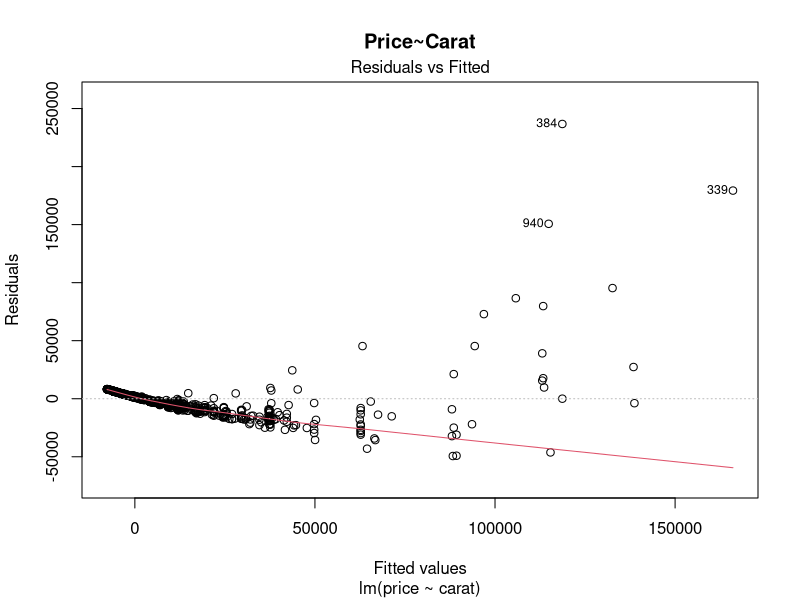
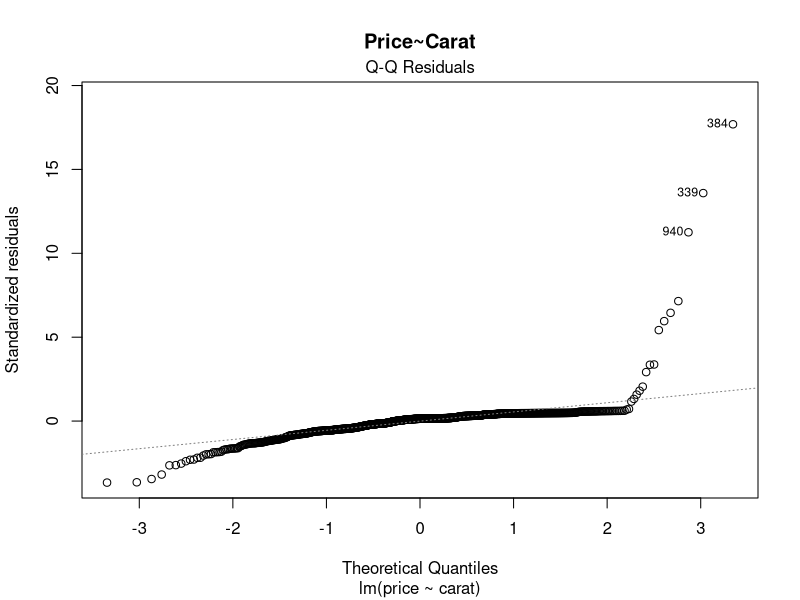
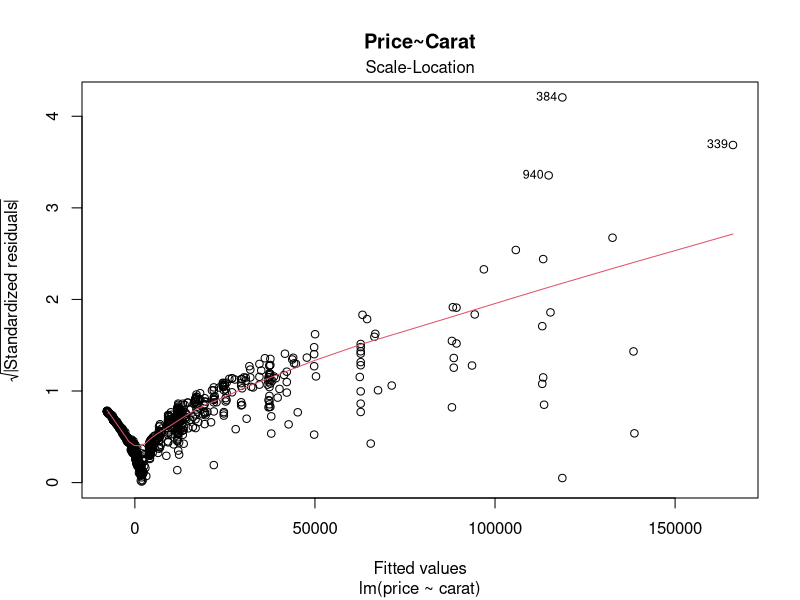
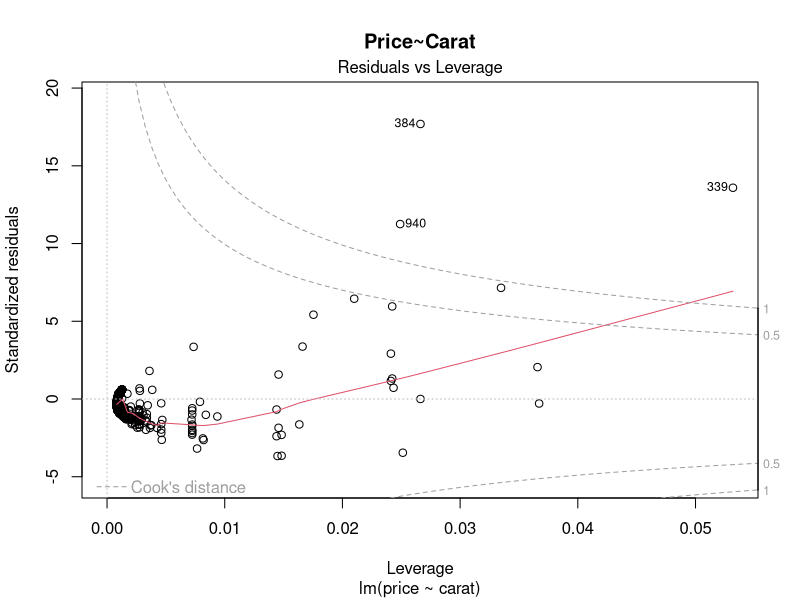
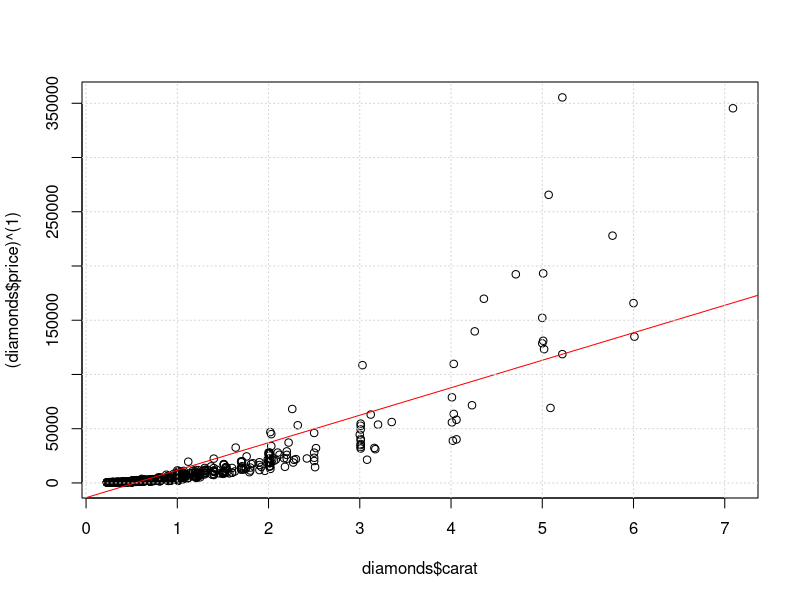
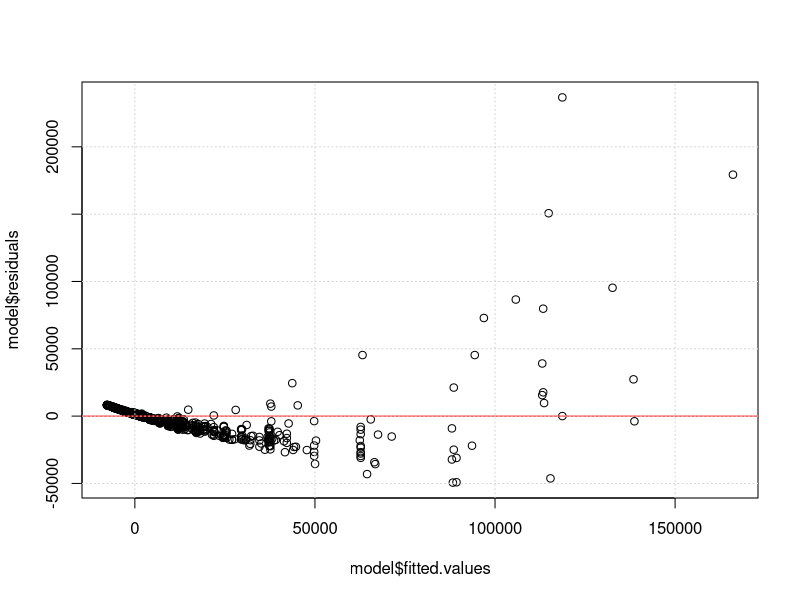
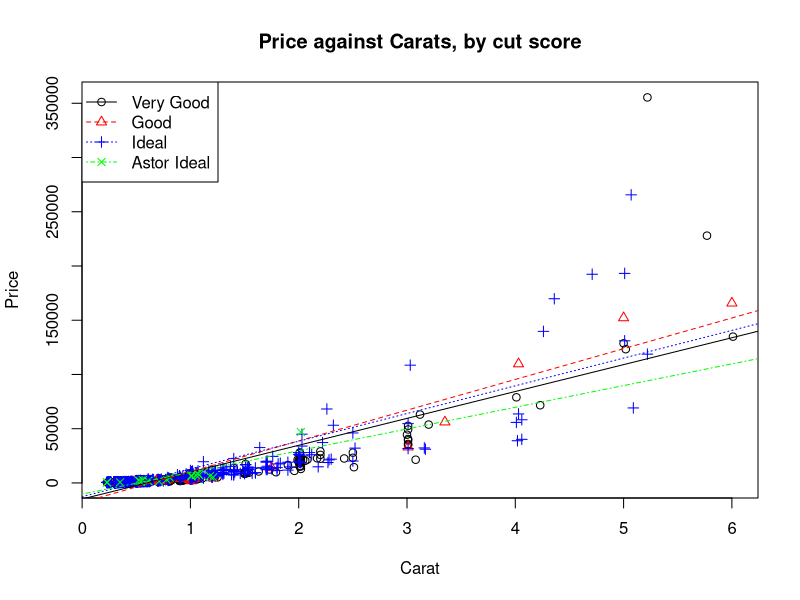
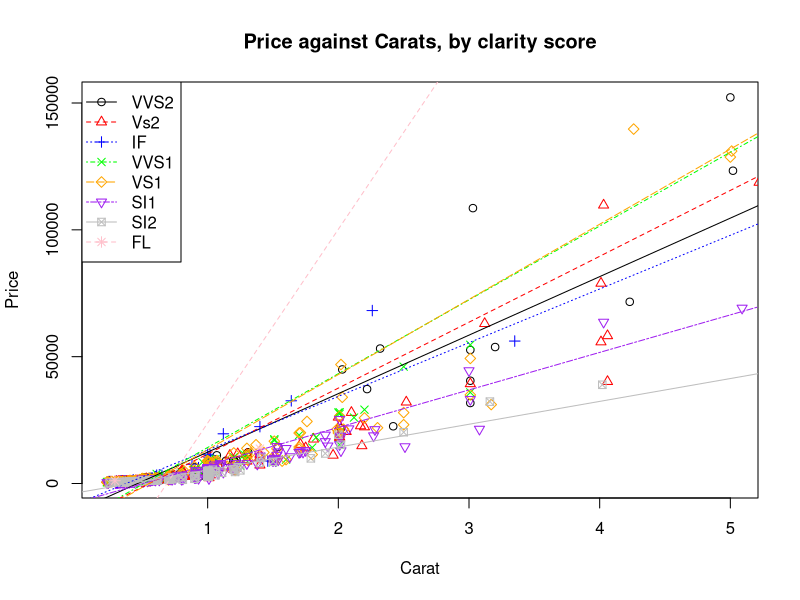

These figures' R source, in order: (Note: this script raises an error after producing the figures.)
library(MASS) 
library(dplyr)
#EDA for project

diamonds= read.csv("diamonds4.csv")
diamonds = data.frame(diamonds)
head(diamonds)
#5 columns 2 quantitiative 3 categorical

diamonds$clarity = factor(diamonds$clarity)
diamonds$cut= factor(diamonds$cut)
diamonds$color =factor(diamonds$color)

levels(diamonds$clarity)
levels(diamonds$cut)
levels(diamonds$color)

count(diamonds,c(cut))
count(diamonds,c(clarity))
count(diamonds,c(color))

summary(diamonds$price)
summary(diamonds$carat)

model = lm(price~carat, data = diamonds)
par(mfrow = c(1,1))
plot(model, main = "Price~Carat")
plot(diamonds$carat, (diamonds$price)^(1))
abline(model, col = 'red')
grid()
plot(model$fitted.values,model$residuals)
abline(h=0, col = 'red')
grid()

#################################### CUT PLOT ###########################################

par(mfrow=c(1,1))

a1=subset(diamonds, cut == "Very Good")
a2=subset(diamonds, cut == "Good")
a3=subset(diamonds, cut == "Ideal")
a4=subset(diamonds, cut== 'Astor Ideal')

reg1<-lm(price~carat,data=a1)
reg2<-lm(price~carat,data=a2)
reg3<-lm(price~carat,data=a3)
reg4<-lm(price~carat,data=a4)

count(diamonds,c(cut))
count(diamonds,c(clarity))
count(diamonds,c(color))
par(mfrow=c(1,1))

plot(a1$carat, a1$price, main="Price against Carats, by cut score", xlab = 'Carat',
     ylab = 'Price')
points(a2$carat, a2$price, pch=2, col='red')
points(a3$carat, a3$price, pch=3, col='blue')
points(a4$carat, a4$price, pch=4, col='green')

abline(reg1,lty=1)
abline(reg2,lty=2, col="red") 
abline(reg3,lty=3, col="blue")
abline(reg4,lty=4, col='green')

legend("topleft", c("Very Good","Good","Ideal", 'Astor Ideal'), lty=c(1,2,3,4), pch=c(1,2,3,4), col=c("black","red","blue", 'green')) 


################################ Clarity Plot ###########################################
unique(diamonds$clarity)

b1=subset(diamonds, clarity == 'VVS2')
b2=subset(diamonds, clarity == 'VS2')
b3=subset(diamonds, clarity == 'IF')
b4=subset(diamonds, clarity == 'VVS1')
b5=subset(diamonds, clarity == 'VS1')
b6=subset(diamonds, clarity == 'SI1')
b7=subset(diamonds, clarity == 'SI2')
b8=subset(diamonds, clarity == 'FL')

reg1<-lm(price~carat,data=b1)
reg2<-lm(price~carat,data=b2)
reg3<-lm(price~carat,data=b3)
reg4<-lm(price~carat,data=b4)
reg5<-lm(price~carat,data=b5)
reg6<-lm(price~carat,data=b6)
reg7<-lm(price~carat,data=b7)
reg8<-lm(price~carat,data=b8)

plot(b1$carat, b1$price, main="Price against Carats, by clarity score", xlab = 'Carat',
     ylab = 'Price')
points(b2$carat, b2$price, pch=2, col='red')
points(b3$carat, b3$price, pch=3, col='blue')
points(b4$carat, b4$price, pch=4, col='green')
points(b5$carat, b5$price, pch=5, col='orange')
points(b6$carat, b6$price, pch=6, col='purple')
points(b7$carat, b7$price, pch=7, col='gray')
points(b8$carat, b8$price, pch=8, col='pink')

abline(reg1,lty=1)
abline(reg2,lty=2, col="red") 
abline(reg3,lty=3, col="blue")
abline(reg4,lty=4, col='green')
abline(reg5,lty=5, col="orange") 
abline(reg6,lty=6, col="purple")
abline(reg7,lty=7, col='gray')
abline(reg8,lty=8, col="pink") 

legend("topleft", 
       c("VVS2","Vs2","IF", 'VVS1','VS1','SI1','SI2','FL'),
       lty=c(1,2,3,4,5,6,7,8),
       pch=c(1,2,3,4,5,6,7,8), 
       col=c("black","red","blue", 'green', 'orange', 'purple', 'gray','pink')) 

unique(diamonds$color)

c1=subset(diamonds, color == 'G')
c2=subset(diamonds, color == 'H')
c3=subset(diamonds, color == 'F')
c4=subset(diamonds, color == 'J')
c5=subset(diamonds, color == 'E')
c6=subset(diamonds, color == 'D')
c7=subset(diamonds, color == 'I')

reg1<-lm(price~carat,data=c1)
reg2<-lm(price~carat,data=c2)
reg3<-lm(price~carat,data=c3)
reg4<-lm(price~carat,data=c4)
reg5<-lm(price~carat,data=c5)
reg6<-lm(price~carat,data=c6)
reg7<-lm(price~carat,data=c7)

plot(c1$carat, c1$price, main="Price against Carats, by color", xlab = 'Carat',
     ylab = 'Price')
points(c2$carat, c2$price, pch=2, col='red')
points(c3$carat, c3$price, pch=3, col='blue')
points(c4$carat, c4$price, pch=4, col='green')
points(c5$carat, c5$price, pch=5, col='orange')
points(c6$carat, c6$price, pch=6, col='purple')
points(c7$carat, c7$price, pch=7, col='gray')

abline(reg1,lty=1)
abline(reg2,lty=2, col="red") 
abline(reg3,lty=3, col="blue")
abline(reg4,lty=4, col='green')
abline(reg5,lty=5, col="orange") 
abline(reg6,lty=6, col="purple")
abline(reg7,lty=7, col='gray')

legend("topleft", 
       c("G","H","F", 'J','E','D','I'),
       lty=c(1,2,3,4,5,6,7),
       pch=c(1,2,3,4,5,6,7), 
       col=c("black","red","blue", 'green', 'orange', 'purple', 'gray')) 

par(mfrow = c(1,1))
boxcox(model, seq(-.1,.4, by=.1), main = "Box-Cox Plot of Price~Carat")

model2 = lm(log(price)~carat, data =diamonds)
boxcox(model2, seq(-5,5, by =1))
par(mfrow = c(2,2))
plot(model2, main = 'log(price)~carat')

model3 = lm(log(price)~log(carat+.1), data=diamonds)
par(mfrow=c(2,2))                                                              
plot(model3, main = 'log(price)~log(carat + 0.1)')




############################## Quantitatives have now been transformed #################################3
diamonds$price = log(diamonds$price)
diamonds$carat = log(diamonds$carat + .1)

model4 = lm(diamonds$price~diamonds$carat)
boxcox(model4, seq(-2,2, by =.2))
par(mfrow=c(1,2))
plot(model4)
acf(model4$residuals, main ="ACF Plot of Model Residuals")


################################Used these to decide groupings to follow#################################3
par(mfrow=c(1,1))
c1=subset(diamonds, color == 'G')
c2=subset(diamonds, color == 'H')
c3=subset(diamonds, color == 'F')
c4=subset(diamonds, color == 'J')
c5=subset(diamonds, color == 'E')
c6=subset(diamonds, color == 'D')
c7=subset(diamonds, color == 'I')

reg1<-lm(price~carat,data=c1)
reg2<-lm(price~carat,data=c2)
reg3<-lm(price~carat,data=c3)
reg4<-lm(price~carat,data=c4)
reg5<-lm(price~carat,data=c5)
reg6<-lm(price~carat,data=c6)
reg7<-lm(price~carat,data=c7)

plot(c1$carat, c1$price, main="Transformed Price against Carats, by color",xlab = 'log(carat+0.2)',
     ylab = 'log(Price)')
points(c2$carat, c2$price, pch=2, col='red')
points(c3$carat, c3$price, pch=3, col='blue')
points(c4$carat, c4$price, pch=4, col='green')
points(c5$carat, c5$price, pch=5, col='orange')
points(c6$carat, c6$price, pch=6, col='purple')
points(c7$carat, c7$price, pch=7, col='gray')

abline(reg1,lty=1)
abline(reg2,lty=2, col="red") 
abline(reg3,lty=3, col="blue")
abline(reg4,lty=4, col='green')
abline(reg5,lty=5, col="orange") 
abline(reg6,lty=6, col="purple")
abline(reg7,lty=7, col='gray')

legend("topleft", 
       c("G","H","F", 'J','E','D','I'),
       lty=c(1,2,3,4,5,6,7),
       pch=c(1,2,3,4,5,6,7), 
       col=c("black","red","blue", 'green', 'orange', 'purple', 'gray')) 


par(mfrow=c(1,1))

a1=subset(diamonds, cut == "Very Good")
a2=subset(diamonds, cut == "Good")
a3=subset(diamonds, cut == "Ideal")
a4=subset(diamonds, cut== 'Astor Ideal')

reg1<-lm(price~carat,data=a1)
reg2<-lm(price~carat,data=a2)
reg3<-lm(price~carat,data=a3)
reg4<-lm(price~carat,data=a4)

count(diamonds,c(cut))
count(diamonds,c(clarity))
count(diamonds,c(color))
par(mfrow=c(1,1))

plot(a1$carat, a1$price, main="Price against Carats, by cut score")
points(a2$carat, a2$price, pch=2, col='red')
points(a3$carat, a3$price, pch=3, col='blue')
points(a4$carat, a4$price, pch=4, col='green')

abline(reg1,lty=1)
abline(reg2,lty=2, col="red") 
abline(reg3,lty=3, col="blue")
abline(reg4,lty=4, col='green')

legend("topleft", c("Very Good","Good","Ideal", 'Astor Ideal'), lty=c(1,2,3,4), pch=c(1,2,3,4), col=c("black","red","blue", 'green')) 


unique(diamonds$clarity)

b1=subset(diamonds, clarity == 'VVS2')
b2=subset(diamonds, clarity == 'VS2')
b3=subset(diamonds, clarity == 'IF')
b4=subset(diamonds, clarity == 'VVS1')
b5=subset(diamonds, clarity == 'VS1')
b6=subset(diamonds, clarity == 'SI1')
b7=subset(diamonds, clarity == 'SI2')
b8=subset(diamonds, clarity == 'FL')

reg1<-lm(price~carat,data=b1)
reg2<-lm(price~carat,data=b2)
reg3<-lm(price~carat,data=b3)
reg4<-lm(price~carat,data=b4)
reg5<-lm(price~carat,data=b5)
reg6<-lm(price~carat,data=b6)
reg7<-lm(price~carat,data=b7)
reg8<-lm(price~carat,data=b8)

plot(b1$carat, b1$price, main="Price against Carats, by clarity score")
points(b2$carat, b2$price, pch=2, col='red')
points(b3$carat, b3$price, pch=3, col='blue')
points(b4$carat, b4$price, pch=4, col='green')
points(b5$carat, b5$price, pch=5, col='orange')
points(b6$carat, b6$price, pch=6, col='purple')
points(b7$carat, b7$price, pch=7, col='gray')
points(b8$carat, b8$price, pch=8, col='pink')

abline(reg1,lty=1)
abline(reg2,lty=2, col="red") 
abline(reg3,lty=3, col="blue")
abline(reg4,lty=4, col='green')
abline(reg5,lty=5, col="orange") 
abline(reg6,lty=6, col="purple")
abline(reg7,lty=7, col='gray')
abline(reg8,lty=8, col="pink") 

legend("topleft", 
       c("VVS2","Vs2","IF", 'VVS1','VS1','SI1','SI2','FL'),
       lty=c(1,2,3,4,5,6,7,8),
       pch=c(1,2,3,4,5,6,7,8), 
       col=c("black","red","blue", 'green', 'orange', 'purple', 'gray','pink')) 


levels(diamonds$color) <- list("colorgroup1" = c("D"),
                               "colorgroup2"   = c("E","F","G","H"),
                               "colorgroup3"   = c("I","J"))

diamonds$color = relevel(diamonds$color, ref = "colorgroup3")
contrasts(diamonds$color)

levels(diamonds$cut) <- list("cutgroup1" = c("Astor Ideal"),
                             "cutgroup2"   = c("Ideal"),
                             "cutgroup3"   = c("Good","Very Good"))

diamonds$cut = relevel(diamonds$cut, ref = "cutgroup3")
contrasts(diamonds$cut)

levels(diamonds$clarity) <- list("claritygroup1" = c("FL","IF"),
                                 "claritygroup2"   = c("VS1","VVS1","VS2","VVS2"),
                                 "claritygroup3"   = c("SI1","SI2"))

diamonds$clarity = relevel(diamonds$clarity, ref = "claritygroup3")

############################## Creating the grouped plots ################################


par(mfrow=c(1,1))
cg1=subset(diamonds, color == 'colorgroup1')
cg2=subset(diamonds, color == 'colorgroup2')
cg3=subset(diamonds, color == 'colorgroup3')
reg1c<-lm(price~carat,data=cg1)
reg2c<-lm(price~carat,data=cg2)
reg3c<-lm(price~carat,data=cg3)
plot(cg1$carat, cg1$price, main="Price against Carats, by color", xlab = 'log(carat+0.1)', ylab='log(price)')
points(cg2$carat, cg2$price, pch=2, col='red')
points(cg3$carat, cg3$price, pch=3, col='blue')
abline(reg1c,lty=1)
abline(reg2c,lty=2, col="red")
abline(reg3c,lty=3, col="blue")

legend("topleft", c("Color Group 1","Color Group 2","Color Group 3"), lty=c(1,2,3), pch=c(1,2,3), col=c("black","red","blue"))

par(mfrow=c(1,1))
cg1=subset(diamonds, clarity == 'claritygroup1')
cg2=subset(diamonds, clarity == 'claritygroup2')
cg3=subset(diamonds, clarity == 'claritygroup3')
reg1c<-lm(price~carat,data=cg1)
reg2c<-lm(price~carat,data=cg2)
reg3c<-lm(price~carat,data=cg3)
plot(cg1$carat, cg1$price, main="Price against Carats, by clarity", xlab = 'log(carat+0.1)', ylab='log(price)')
points(cg2$carat, cg2$price, pch=2, col='red')
points(cg3$carat, cg3$price, pch=3, col='blue')
abline(reg1c,lty=1)
abline(reg2c,lty=2, col="red")
abline(reg3c,lty=3, col="blue")

legend("topleft", c("Clarity Group 1","Clarity Group 2","Clarity Group 3"), lty=c(1,2,3), pch=c(1,2,3), col=c("black","red","blue"))

par(mfrow=c(1,1))
cg1=subset(diamonds, cut == 'cutgroup1')
cg2=subset(diamonds, cut == 'cutgroup2')
cg3=subset(diamonds, cut == 'cutgroup3')
reg1c<-lm(price~carat,data=cg1)
reg2c<-lm(price~carat,data=cg2)
reg3c<-lm(price~carat,data=cg3)
plot(cg1$carat, cg1$price, main="Price against Carats, by clarity", xlab = 'log(carat+0.1)', ylab='log(price)')
points(cg2$carat, cg2$price, pch=2, col='red')
points(cg3$carat, cg3$price, pch=3, col='blue')
abline(reg1c,lty=1)
abline(reg2c,lty=2, col="red")
abline(reg3c,lty=3, col="blue")
legend("topleft", c("Cut Group 1","Cut Group 2","Cut Group 3"), lty=c(1,2,3), pch=c(1,2,3), col=c("black","red","blue"))


###### Model Selection Time #########

#model with just price only predicted by carat
small=lm(price~carat, data=diamonds)
summary(small)

#model with all categoricals 
full_no_int = lm(price~., data = diamonds)
summary(full_no_int)

#Forward selection first
step(small, scope=list(lower=small, upper=full_no_int), direction="forward")


#Backward selection
step(full_no_int, scope=list(lower=small, upper=full_no_int), direction="backward")

#Both ways consider having all 3 variables based on aic however clarity is most important followed by color by cut in that order
#based on lowest aics so lets do that based on partial F-tests as well

model_select = lm(price~carat + clarity+color+cut, data = diamonds)
summary(model_select)

full_int = lm(price~carat*.,data = diamonds) #model with all interactions
summary(full_int) #some not very siginifcant interactions here

anova(model_select, full_int) #### F test suggest keeping the interactions, however with the parallel nature we decided to remove them

summary(model_select)
par(mfrow=c(2,2))
plot(model_select, main = "Selected Model")
par(mfrow=c(1,2))
acf(model_select$residuals, main ='Selected Model ACF Plot')   ### potentially go with this for the lags further from significant
boxcox(model_select)

pairwise_col<-glht(full_no_int, linfct = mcp(color="Tukey"))
pairwise_cut<-glht(full_no_int, linfct = mcp(cut="Tukey"))
pairwise_clar<-glht(full_no_int, linfct = mcp(clarity="Tukey"))


summary(pairwise_clar)
summary(pairwise_col)
summary(pairwise_cut)
